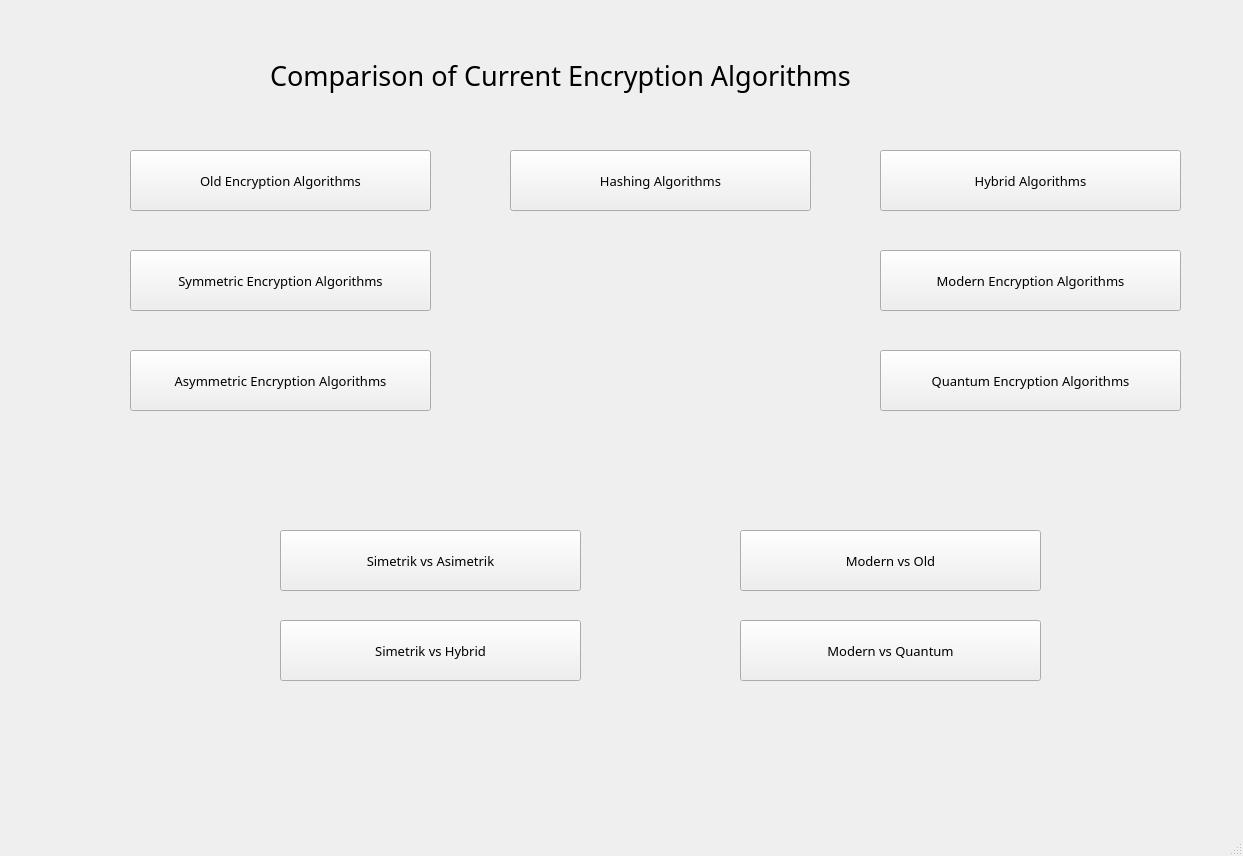
<?xml version="1.0" encoding="UTF-8"?>
<ui version="4.0">
 <class>MainWindow</class>
 <widget class="QMainWindow" name="MainWindow">
  <property name="geometry">
   <rect>
    <x>0</x>
    <y>0</y>
    <width>1243</width>
    <height>856</height>
   </rect>
  </property>
  <property name="windowTitle">
   <string>MainWindow</string>
  </property>
  <widget class="QWidget" name="centralwidget">
   <widget class="QPushButton" name="btnOldEncryption">
    <property name="geometry">
     <rect>
      <x>130</x>
      <y>150</y>
      <width>301</width>
      <height>61</height>
     </rect>
    </property>
    <property name="font">
     <font>
      <family>Rockwell</family>
      <pointsize>10</pointsize>
      <underline>false</underline>
      <strikeout>false</strikeout>
     </font>
    </property>
    <property name="styleSheet">
     <string notr="true"/>
    </property>
    <property name="text">
     <string>Old Encryption Algorithms</string>
    </property>
   </widget>
   <widget class="QPushButton" name="btnSymmetricEncryption">
    <property name="geometry">
     <rect>
      <x>130</x>
      <y>250</y>
      <width>301</width>
      <height>61</height>
     </rect>
    </property>
    <property name="font">
     <font>
      <family>Rockwell</family>
      <pointsize>10</pointsize>
      <underline>false</underline>
      <strikeout>false</strikeout>
     </font>
    </property>
    <property name="styleSheet">
     <string notr="true"/>
    </property>
    <property name="text">
     <string>Symmetric Encryption Algorithms</string>
    </property>
   </widget>
   <widget class="QPushButton" name="btnAsymmetricEncryption">
    <property name="geometry">
     <rect>
      <x>130</x>
      <y>350</y>
      <width>301</width>
      <height>61</height>
     </rect>
    </property>
    <property name="font">
     <font>
      <family>Rockwell</family>
      <pointsize>10</pointsize>
      <underline>false</underline>
      <strikeout>false</strikeout>
     </font>
    </property>
    <property name="styleSheet">
     <string notr="true"/>
    </property>
    <property name="text">
     <string>Asymmetric Encryption Algorithms</string>
    </property>
   </widget>
   <widget class="QPushButton" name="btnHashingAlgorithms">
    <property name="geometry">
     <rect>
      <x>510</x>
      <y>150</y>
      <width>301</width>
      <height>61</height>
     </rect>
    </property>
    <property name="font">
     <font>
      <family>Rockwell</family>
      <pointsize>10</pointsize>
      <underline>false</underline>
      <strikeout>false</strikeout>
     </font>
    </property>
    <property name="styleSheet">
     <string notr="true"/>
    </property>
    <property name="text">
     <string>Hashing Algorithms</string>
    </property>
   </widget>
   <widget class="QPushButton" name="btnHybridAlgorithms">
    <property name="geometry">
     <rect>
      <x>880</x>
      <y>150</y>
      <width>301</width>
      <height>61</height>
     </rect>
    </property>
    <property name="font">
     <font>
      <family>Rockwell</family>
      <pointsize>10</pointsize>
      <underline>false</underline>
      <strikeout>false</strikeout>
     </font>
    </property>
    <property name="styleSheet">
     <string notr="true"/>
    </property>
    <property name="text">
     <string>Hybrid Algorithms</string>
    </property>
   </widget>
   <widget class="QPushButton" name="btnModernAlgorithms">
    <property name="geometry">
     <rect>
      <x>880</x>
      <y>250</y>
      <width>301</width>
      <height>61</height>
     </rect>
    </property>
    <property name="font">
     <font>
      <family>Rockwell</family>
      <pointsize>10</pointsize>
      <underline>false</underline>
      <strikeout>false</strikeout>
     </font>
    </property>
    <property name="styleSheet">
     <string notr="true"/>
    </property>
    <property name="text">
     <string>Modern Encryption Algorithms</string>
    </property>
   </widget>
   <widget class="QPushButton" name="btnQuantumAlgorithms">
    <property name="geometry">
     <rect>
      <x>880</x>
      <y>350</y>
      <width>301</width>
      <height>61</height>
     </rect>
    </property>
    <property name="font">
     <font>
      <family>Rockwell</family>
      <pointsize>10</pointsize>
      <underline>false</underline>
      <strikeout>false</strikeout>
     </font>
    </property>
    <property name="styleSheet">
     <string notr="true"/>
    </property>
    <property name="text">
     <string>Quantum Encryption Algorithms</string>
    </property>
   </widget>
   <widget class="QLabel" name="lblTop">
    <property name="geometry">
     <rect>
      <x>270</x>
      <y>40</y>
      <width>721</width>
      <height>71</height>
     </rect>
    </property>
    <property name="font">
     <font>
      <family>Rockwell</family>
      <pointsize>20</pointsize>
     </font>
    </property>
    <property name="text">
     <string>Comparison of Current Encryption Algorithms</string>
    </property>
   </widget>
   <widget class="QPushButton" name="btnSymmetrivsAsymmetric">
    <property name="geometry">
     <rect>
      <x>280</x>
      <y>530</y>
      <width>301</width>
      <height>61</height>
     </rect>
    </property>
    <property name="font">
     <font>
      <family>Rockwell</family>
      <pointsize>10</pointsize>
      <underline>false</underline>
      <strikeout>false</strikeout>
     </font>
    </property>
    <property name="styleSheet">
     <string notr="true"/>
    </property>
    <property name="text">
     <string>Simetrik vs Asimetrik</string>
    </property>
   </widget>
   <widget class="QPushButton" name="btnSymmetrivsHybrid">
    <property name="geometry">
     <rect>
      <x>280</x>
      <y>620</y>
      <width>301</width>
      <height>61</height>
     </rect>
    </property>
    <property name="font">
     <font>
      <family>Rockwell</family>
      <pointsize>10</pointsize>
      <underline>false</underline>
      <strikeout>false</strikeout>
     </font>
    </property>
    <property name="styleSheet">
     <string notr="true"/>
    </property>
    <property name="text">
     <string>Simetrik vs Hybrid</string>
    </property>
   </widget>
   <widget class="QPushButton" name="btnModernvsQuantum">
    <property name="geometry">
     <rect>
      <x>740</x>
      <y>620</y>
      <width>301</width>
      <height>61</height>
     </rect>
    </property>
    <property name="font">
     <font>
      <family>Rockwell</family>
      <pointsize>10</pointsize>
      <underline>false</underline>
      <strikeout>false</strikeout>
     </font>
    </property>
    <property name="styleSheet">
     <string notr="true"/>
    </property>
    <property name="text">
     <string>Modern vs Quantum</string>
    </property>
   </widget>
   <widget class="QPushButton" name="btnModernvsQuantum_">
    <property name="geometry">
     <rect>
      <x>740</x>
      <y>530</y>
      <width>301</width>
      <height>61</height>
     </rect>
    </property>
    <property name="font">
     <font>
      <family>Rockwell</family>
      <pointsize>10</pointsize>
      <underline>false</underline>
      <strikeout>false</strikeout>
     </font>
    </property>
    <property name="styleSheet">
     <string notr="true"/>
    </property>
    <property name="text">
     <string>Modern vs Old</string>
    </property>
   </widget>
   <zorder>btnModernAlgorithms</zorder>
   <zorder>btnHashingAlgorithms</zorder>
   <zorder>btnSymmetricEncryption</zorder>
   <zorder>btnQuantumAlgorithms</zorder>
   <zorder>btnAsymmetricEncryption</zorder>
   <zorder>btnOldEncryption</zorder>
   <zorder>btnHybridAlgorithms</zorder>
   <zorder>lblTop</zorder>
   <zorder>btnSymmetrivsAsymmetric</zorder>
   <zorder>btnSymmetrivsHybrid</zorder>
   <zorder>btnModernvsQuantum</zorder>
   <zorder>btnModernvsQuantum_</zorder>
  </widget>
  <widget class="QMenuBar" name="menubar">
   <property name="geometry">
    <rect>
     <x>0</x>
     <y>0</y>
     <width>1243</width>
     <height>26</height>
    </rect>
   </property>
  </widget>
  <widget class="QStatusBar" name="statusbar"/>
 </widget>
 <resources/>
 <connections/>
</ui>
